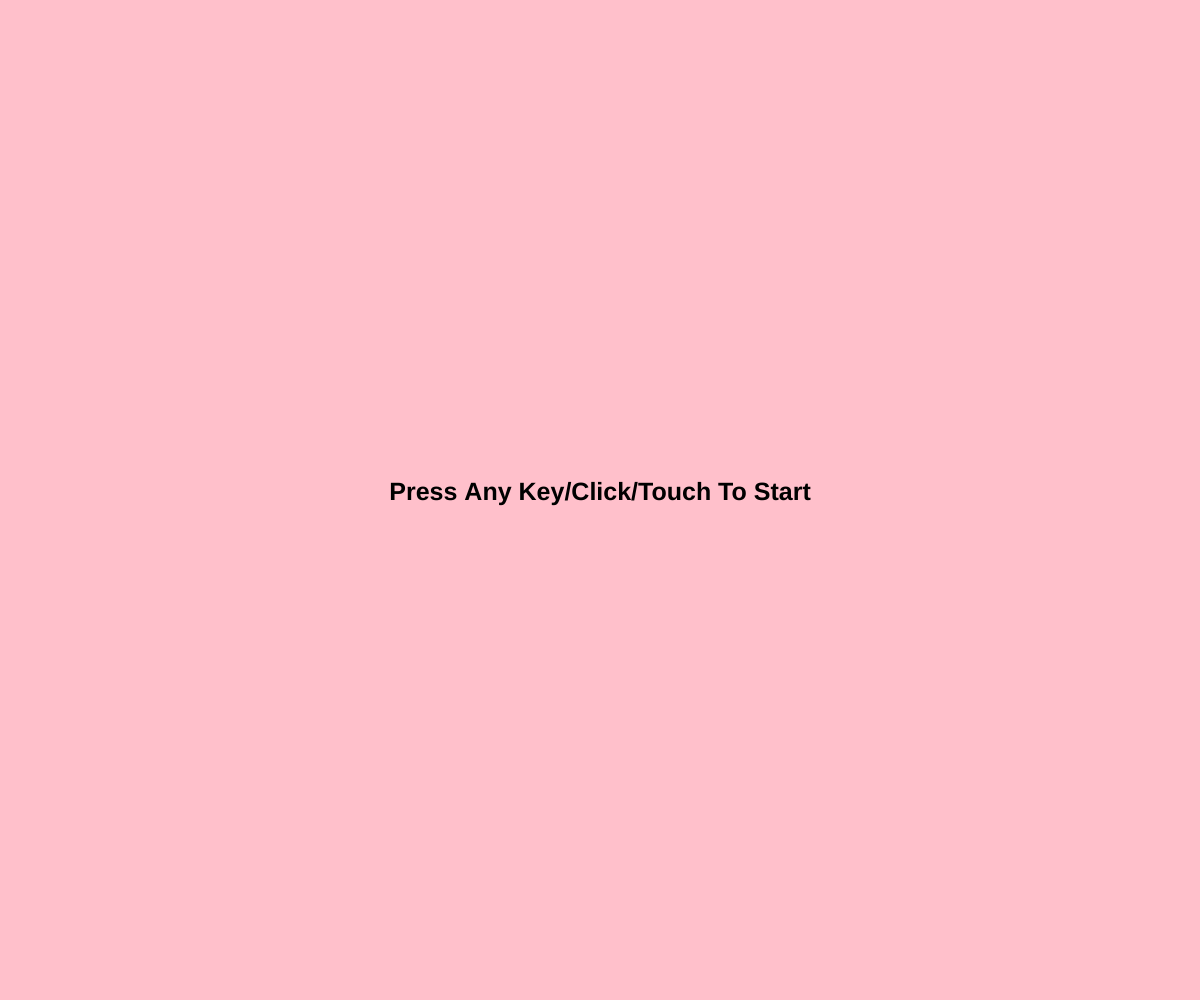
Frame 1 (no input)
Frame 60 (no input): identical to frame 1, image omitted
Frame 120 (the mouse pressed at the canvas centre since frame 60): identical to frame 1, image omitted

The p5.js sketch that drew this single still picture (run headless with seeded random() and noise() and a simulated clock; from frame 60 on, the mouse is pressed at the canvas centre):

// p5.js sketch
// ── sketch.js
function setup() {
  createCanvas(windowWidth, windowHeight);
  background(255,192,203);
  textStyle(BOLD);
  textSize(25);
  fill(0);
  textAlign(CENTER);
  text("Press Any Key/Click/Touch To Start", windowWidth/2, windowHeight / 2);
}
function roulette() {
  var num = int(random(0, 38 * 10));
  num = int (num / 10); 
  let listBlacks = [10,29,8,31,6,33,4,35,2,28,26,11,20,17,22,15,21,13];
  // let colour = ['red', 'blue'];
  let colour;
  if (num == 0 || num == 37) {
    if (num == 37) {
      num = '00'; 
    }
    colour = 'green'; 
  }
  else {
      for (let i = 0; i < listBlacks.length; i++) {
        if (num == listBlacks[i]) {
          colour = 'black'
          break;
        }
        colour = 'red'
      }
}

  if (colour == 'red') {
    background(255, 0, 0);
  } 
  else if (colour == 'green'){
    background(0,255,0);
  }
  else {
    background(0,0,0);
  }
  textStyle(BOLD);
  textSize(100);
  fill(255);
  textAlign(CENTER);
  text(num, windowWidth / 2, windowHeight / 2);
}

function draw() {

}

function keyReleased() {
  roulette(); 
}

function touchEnded() {
  roulette();
}
